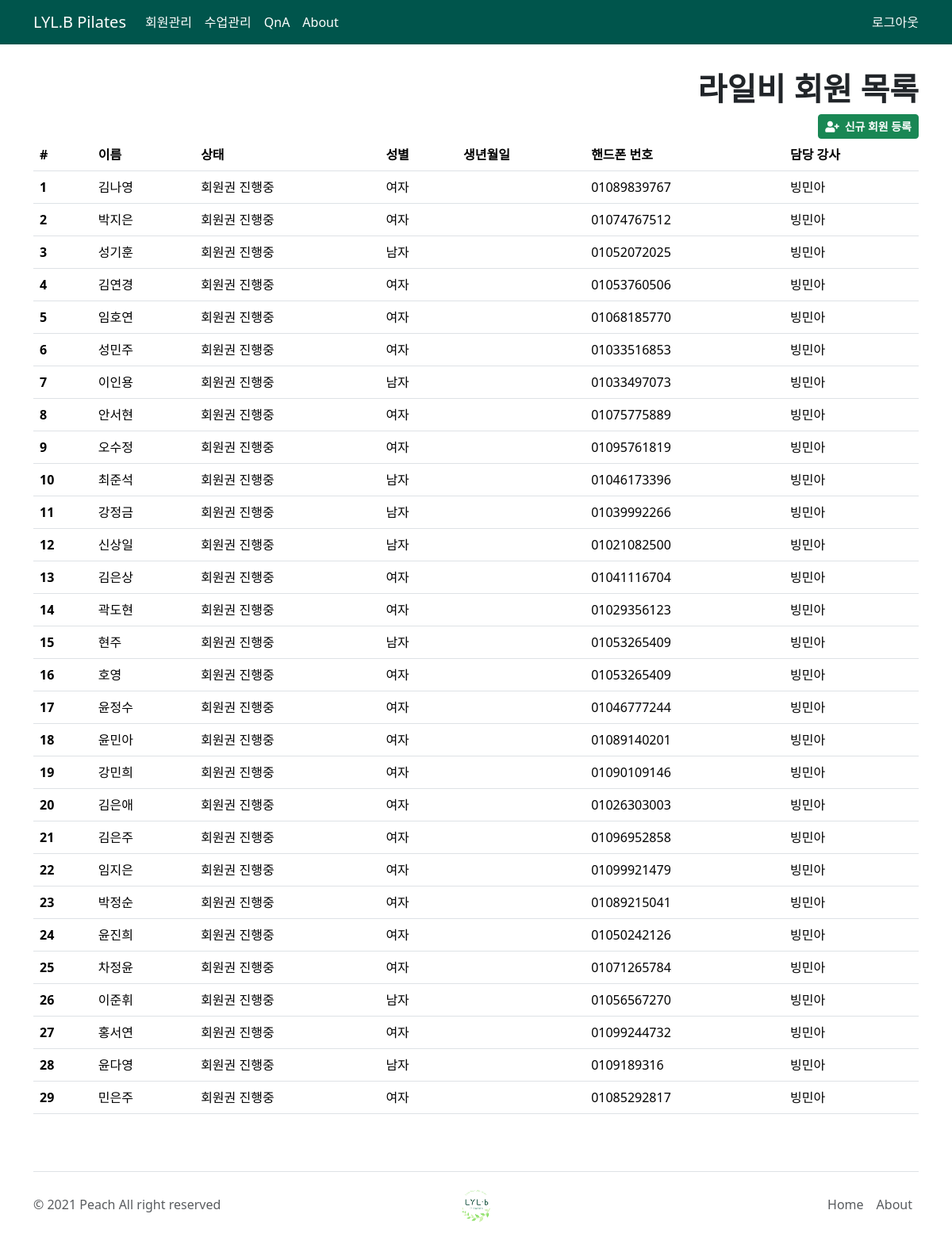
Screenshot of /member/ (signed in) with the database file from the repository.
### members/models.py (models this page shows, shortened)
class Member(models.Model):
    name = models.CharField(
        max_length=20, null=False)
    gender = models.CharField(choices=GENDER_CHOICES, max_length=1, null=False)
    date_of_birth = models.DateField(null=True)
    phoneNumberRegex = RegexValidator(regex=r'^01([0|1|6|7|8|9]?)-?([0-9]{3,4})-?([0-9]{4})$')
    phone_number = models.CharField(validators=[phoneNumberRegex], max_length=11)
    teacher_id = models.ForeignKey(
        Teacher, related_name="member_teacher", on_delete=models.SET_NULL, db_column="teacher_id",
        null=True
    )
    status = models.IntegerField(choices=MEMBER_STATUS, default=1)
    mon_yn = models.BooleanField(choices=DAY_LESSON_YN, default=False)
    mon_time = models.TimeField(null=True, blank=True)
    tue_yn = models.BooleanField(choices=DAY_LESSON_YN, default=False)
    tue_time = models.TimeField(null=True, blank=True)
    wed_yn = models.BooleanField(choices=DAY_LESSON_YN, default=False)
    wed_time = models.TimeField(null=True, blank=True)
    thu_yn = models.BooleanField(choices=DAY_LESSON_YN, default=False)
    thu_time = models.TimeField(null=True, blank=True)
    fri_yn = models.BooleanField(choices=DAY_LESSON_YN, default=False)
    fri_time = models.TimeField(null=True, blank=True)
    sat_yn = models.BooleanField(choices=DAY_LESSON_YN, default=False)
    sat_time = models.TimeField(null=True, blank=True)

### custom_users/models.py (models this page shows, shortened)
class User(AbstractBaseUser, PermissionsMixin):
    objects = UserManager()
    name = models.CharField(
        verbose_name='name',
        max_length=20, unique=True, null=False)
    USERNAME_FIELD = 'name'     # Username을 name로 명시
    user_grade = models.IntegerField(
        choices=GRADE_IN_ROLE_CHOICES,
        null=True, blank=True,
        validators=[
            MinValueValidator(0),
            MaxValueValidator(4)
        ],
        default=4
    )
    gender = models.CharField(choices=GENDER_CHOICES, max_length=1, null=False)
    date_of_birth = models.DateField(null=True)
    phoneNumberRegex = RegexValidator(regex=r'^01([0|1|6|7|8|9]?)-?([0-9]{3,4})-?([0-9]{4})$')
    phone_number = models.CharField(validators=[phoneNumberRegex], max_length=11)
    is_active = models.BooleanField(default=True)
    is_admin = models.BooleanField(default=False)
    def __str__(self):
        return self.name

### members/views.py (the view)
# urls.py: path('', lessons.views.index, name='index'),
def index(request):
    member_objects = Member.objects.all()
    return render(
        request,
        'members/member_index.html',
        {
            'member_objects': member_objects
        }
    )

### members/templates/members/member_index.html
{% extends 'lessons/base.html' %}
{% block main_area %}
{% if user.is_authenticated %}
<div class="text-end">
    <h1 class="display-6 fw-bold">라일비 회원 목록</h1>
    <a class="btn btn-success btn-sm float-right" href="/member/create_member/" role="button">
        <i class="fas fa-user-plus">&nbsp;&nbsp;신규 회원 등록</i>
    </a>
</div>
<div>
    <table class="table table-hover">
        <thead>
            <tr>
                <th scope="col">#</th>
                <th scope="col">이름</th>
                <th scope="col">상태</th>
                <th scope="col">성별</th>
                <th scope="col">생년월일</th>
                <th scope="col">핸드폰 번호</th>
                <th scope="col">담당 강사</th>
            </tr>
        </thead>
        <tbody>
            {% for member in member_objects %}
             <tr onClick="location.href='/member/{{ member.id }}'">
                <th scope="row">{{ forloop.counter }}</th>
                <td>{{ member.name }}</td>
                <td>{{ member.get_status_display }}</td>
                <td>{{ member.get_gender_display }}</td>
                <td>{{ member.date_of_birth | date:"Y년 m월 d일"  }}</td>
                <td>{{ member.phone_number }}
                <td>{{ member.teacher_id }}</td>
            </tr>
            {% endfor %}
        </tbody>
    </table>
</div>
{% else %}
<div class="text-end">
    <h1 class="display-6 fw-bold">회원 상세 정보는 관계자만 볼 수 있습니다</h1>
</div>
{% endif %}
{% endblock %}

### lessons/templates/lessons/base.html (shortened to what this page needs)
<!DOCTYPE html>
{% load bootstrap5 %}
{% bootstrap_css %}
<html lang="en">
<head>
    <link href='/static/fullcalendar/main.css' rel='stylesheet' />
    <link rel="stylesheet" href="/static/datepicker/bootstrap-datepicker.css" />
    <link rel="stylesheet" href="https://use.fontawesome.com/releases/v5.12.1/css/all.css">
</head>
<body>
    <nav class="navbar navbar-expand-lg navbar-light" style="background-color: #00554C">
        <div class="container">
            <a class="navbar-brand" href="/" style="color: #FFFFFF;">
                LYL.B Pilates
            </a>
            <div class="collapse navbar-collapse" id="navbarText">
                <ul class="navbar-nav me-auto mb-2 mb-lg-0">
                    <li class="nav-item">
                        <a class="nav-link active" aria-current="page" href="/member" style="color: #FFFFFF;">회원관리</a>
                    </li>
                    <li class="nav-item">
                        <a class="nav-link" href="/lesson" style="color: #FFFFFF;">수업관리</a>
                    </li>
                    <li class="nav-item">
                        <a class="nav-link" href="/qna" style="color: #FFFFFF;">QnA</a>
                    </li>
                    <li class="nav-item">
                        <a class="nav-link" href="/about" style="color: #FFFFFF;">About</a>
                    </li>
                </ul>
                <span class="navbar-text" style="color: #FFFFFF;">
                    {% if user.is_authenticated %}
                        <a class="nav-link" href="/logout" style="color: #FFFFFF;">로그아웃</a>
                    {% else %}
                        <a class="nav-link" href="/login" style="color: #FFFFFF;">로그인</a>
                    {% endif %}
                </span>
            </div>
        </div>
    </nav>
    <div class="py-3"></div>
    <div class="container-lg">
        {% block main_area %}
        {% endblock %}
    </div>
    <div class="py-3"></div>
    <div class="container">
        <footer class="d-flex flex-wrap justify-content-between align-items-center py-3 my-4 border-top">
            <p class="col-md-4 mb-0 text-muted">© 2021 Peach All right reserved</p>
            <a href="/" class="col-md-4 d-flex align-items-center justify-content-center mb-3 mb-md-0 me-md-auto link-dark text-decoration-none">
                <img src="/static/img/logo_white.jpg" alt="" width="50" height="50">
            </a>
            <ul class="nav col-md-4 justify-content-end">
                <li class="nav-item"><a href="/" class="nav-link px-2 text-muted">Home</a></li>
                <li class="nav-item"><a href="/about" class="nav-link px-2 text-muted">About</a></li>
            </ul>
        </footer>
    </div>
</body>
</html>

### lessons/static/fullcalendar/main.css (style rules this page uses)
:root { --fc-daygrid-event-dot-width: 8px; }
:root { --fc-list-event-dot-width: 10px; --fc-list-event-hover-bg-color: #f5f5f5; }

### rows the page displays
Member: name "김나영", status "회원권 진행중", gender "여자", phone_number "01089839767", teacher_id "빙민아"
Member: name "박지은", status "회원권 진행중", gender "여자", phone_number "01074767512", teacher_id "빙민아"
Member: name "성기훈", status "회원권 진행중", gender "남자", phone_number "01052072025", teacher_id "빙민아"
Member: name "김연경", status "회원권 진행중", gender "여자", phone_number "01053760506", teacher_id "빙민아"
Member: name "임호연", status "회원권 진행중", gender "여자", phone_number "01068185770", teacher_id "빙민아"
Member: name "성민주", status "회원권 진행중", gender "여자", phone_number "01033516853", teacher_id "빙민아"
Member: name "이인용", status "회원권 진행중", gender "남자", phone_number "01033497073", teacher_id "빙민아"
Member: name "안서현", status "회원권 진행중", gender "여자", phone_number "01075775889", teacher_id "빙민아"
Member: name "오수정", status "회원권 진행중", gender "여자", phone_number "01095761819", teacher_id "빙민아"
Member: name "최준석", status "회원권 진행중", gender "남자", phone_number "01046173396", teacher_id "빙민아"
Member: name "강정금", status "회원권 진행중", gender "남자", phone_number "01039992266", teacher_id "빙민아"
Member: name "신상일", status "회원권 진행중", gender "남자", phone_number "01021082500", teacher_id "빙민아"
Member: name "김은상", status "회원권 진행중", gender "여자", phone_number "01041116704", teacher_id "빙민아"
Member: name "곽도현", status "회원권 진행중", gender "여자", phone_number "01029356123", teacher_id "빙민아"
Member: name "현주", status "회원권 진행중", gender "남자", phone_number "01053265409", teacher_id "빙민아"
Member: name "호영", status "회원권 진행중", gender "여자", phone_number "01053265409", teacher_id "빙민아"
Member: name "윤정수", status "회원권 진행중", gender "여자", phone_number "01046777244", teacher_id "빙민아"
Member: name "윤민아", status "회원권 진행중", gender "여자", phone_number "01089140201", teacher_id "빙민아"
Member: name "강민희", status "회원권 진행중", gender "여자", phone_number "01090109146", teacher_id "빙민아"
Member: name "김은애", status "회원권 진행중", gender "여자", phone_number "01026303003", teacher_id "빙민아"
Member: name "김은주", status "회원권 진행중", gender "여자", phone_number "01096952858", teacher_id "빙민아"
Member: name "임지은", status "회원권 진행중", gender "여자", phone_number "01099921479", teacher_id "빙민아"
Member: name "박정순", status "회원권 진행중", gender "여자", phone_number "01089215041", teacher_id "빙민아"
Member: name "윤진희", status "회원권 진행중", gender "여자", phone_number "01050242126", teacher_id "빙민아"
Member: name "차정윤", status "회원권 진행중", gender "여자", phone_number "01071265784", teacher_id "빙민아"
Member: name "이준휘", status "회원권 진행중", gender "남자", phone_number "01056567270", teacher_id "빙민아"
Member: name "홍서연", status "회원권 진행중", gender "여자", phone_number "01099244732", teacher_id "빙민아"
Member: name "윤다영", status "회원권 진행중", gender "남자", phone_number "0109189316", teacher_id "빙민아"
Member: name "민은주", status "회원권 진행중", gender "여자", phone_number "01085292817", teacher_id "빙민아"
